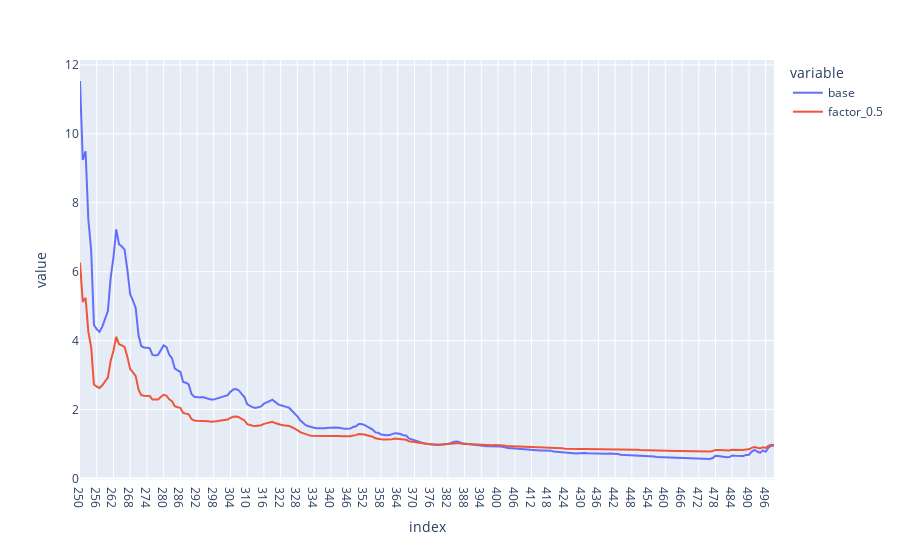

This figure's notebook cell:
### Code cell
qis_sample_fac = (qis_evs_new[0.5].iloc[-1, 250:]/sample_eigenvalues.iloc[-1, 250:])
qis_sample_base = (qis_eigenvalues.iloc[-1, 250:]/sample_eigenvalues.iloc[-1, 250:])
x = pd.concat((qis_sample_base, qis_sample_fac), axis=1)
x.columns = ["base", "factor_0.5"]
px.line( x )

### Figure 1 — Plotly figure (JSON) as saved in the notebook; plotly's stock layout.template omitted (floating-point values rounded to 4 significant figures; data arrays with more than 128 entries replaced by an {"elided": "..."} marker saying what was removed)
{"data": [{"hovertemplate": "variable=base<br>index=%{x}<br>value=%{y}<extra></extra>", "legendgroup": "base", "line": {"color": "#636efa", "dash": "solid"}, "marker": {"symbol": "circle"}, "mode": "lines", "name": "base", "orientation": "v", "showlegend": true, "type": "scatter", "x": {"elided": "250 str values"}, "xaxis": "x", "y": {"elided": "250 float values"}, "yaxis": "y"}, {"hovertemplate": "variable=factor_0.5<br>index=%{x}<br>value=%{y}<extra></extra>", "legendgroup": "factor_0.5", "line": {"color": "#EF553B", "dash": "solid"}, "marker": {"symbol": "circle"}, "mode": "lines", "name": "factor_0.5", "orientation": "v", "showlegend": true, "type": "scatter", "x": {"elided": "250 str values"}, "xaxis": "x", "y": {"elided": "250 float values"}, "yaxis": "y"}], "layout": {"autosize": true, "legend": {"title": {"text": "variable"}, "tracegroupgap": 0}, "margin": {"t": 60}, "xaxis": {"anchor": "y", "autorange": true, "domain": [0, 1], "range": [0, 249], "title": {"text": "index"}, "type": "category"}, "yaxis": {"anchor": "x", "autorange": true, "domain": [0, 1], "range": [-0.0435, 12.14], "title": {"text": "value"}, "type": "linear"}}}
